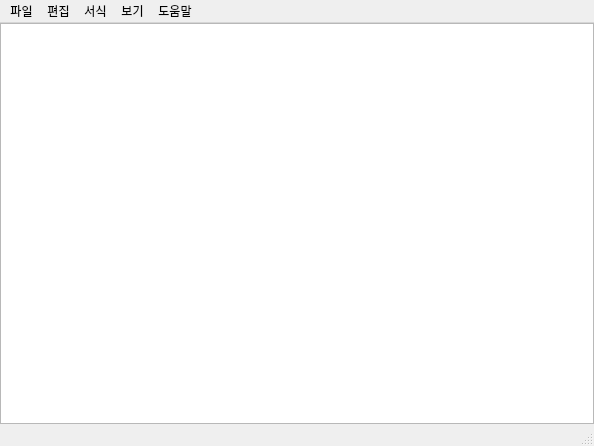
<?xml version="1.0" encoding="UTF-8"?>
<ui version="4.0">
 <class>MainWindow</class>
 <widget class="QMainWindow" name="MainWindow">
  <property name="geometry">
   <rect>
    <x>0</x>
    <y>0</y>
    <width>594</width>
    <height>446</height>
   </rect>
  </property>
  <property name="windowTitle">
   <string>Notepad</string>
  </property>
  <widget class="QWidget" name="centralwidget">
   <layout class="QGridLayout" name="gridLayout">
    <property name="leftMargin">
     <number>0</number>
    </property>
    <property name="topMargin">
     <number>0</number>
    </property>
    <property name="rightMargin">
     <number>0</number>
    </property>
    <property name="bottomMargin">
     <number>0</number>
    </property>
    <item row="0" column="0">
     <layout class="QVBoxLayout" name="verticalLayout_2">
      <item>
       <widget class="QPlainTextEdit" name="plainTextEdit"/>
      </item>
     </layout>
    </item>
   </layout>
  </widget>
  <widget class="QMenuBar" name="menubar">
   <property name="geometry">
    <rect>
     <x>0</x>
     <y>0</y>
     <width>594</width>
     <height>21</height>
    </rect>
   </property>
   <widget class="QMenu" name="menu_file">
    <property name="title">
     <string>파일</string>
    </property>
    <addaction name="action_open"/>
    <addaction name="action_save"/>
    <addaction name="action_saveas"/>
    <addaction name="action_close"/>
   </widget>
   <widget class="QMenu" name="menu_edit">
    <property name="title">
     <string>편집</string>
    </property>
    <addaction name="action_undo"/>
    <addaction name="separator"/>
    <addaction name="action_cut"/>
    <addaction name="action_copy"/>
    <addaction name="action_paste"/>
    <addaction name="separator"/>
    <addaction name="action_find"/>
    <addaction name="action_next_find"/>
    <addaction name="action_prev_find"/>
    <addaction name="action_change"/>
    <addaction name="action_go"/>
    <addaction name="separator"/>
    <addaction name="action_selectAll"/>
    <addaction name="action_datetime"/>
   </widget>
   <widget class="QMenu" name="menu_form">
    <property name="title">
     <string>서식</string>
    </property>
    <addaction name="action_wrap"/>
    <addaction name="action_font"/>
   </widget>
   <widget class="QMenu" name="menu_view">
    <property name="title">
     <string>보기</string>
    </property>
    <widget class="QMenu" name="menu">
     <property name="title">
      <string>확대하기/축소하기</string>
     </property>
     <addaction name="action_zoomIn"/>
     <addaction name="action_zoomOut"/>
     <addaction name="action_zoom_restore"/>
    </widget>
    <addaction name="menu"/>
    <addaction name="action_statusbar_view"/>
   </widget>
   <widget class="QMenu" name="menu_help">
    <property name="title">
     <string>도움말</string>
    </property>
    <addaction name="action_help"/>
    <addaction name="action_info"/>
   </widget>
   <addaction name="menu_file"/>
   <addaction name="menu_edit"/>
   <addaction name="menu_form"/>
   <addaction name="menu_view"/>
   <addaction name="menu_help"/>
  </widget>
  <widget class="QStatusBar" name="statusbar"/>
  <action name="action_open">
   <property name="text">
    <string>열기</string>
   </property>
   <property name="shortcut">
    <string>Ctrl+O</string>
   </property>
  </action>
  <action name="action_save">
   <property name="text">
    <string>저장</string>
   </property>
   <property name="shortcut">
    <string>Ctrl+S</string>
   </property>
  </action>
  <action name="action_saveas">
   <property name="text">
    <string>다른 이름으로 저장</string>
   </property>
   <property name="shortcut">
    <string>Ctrl+Shift+S</string>
   </property>
  </action>
  <action name="action_close">
   <property name="text">
    <string>끝내기</string>
   </property>
  </action>
  <action name="action_undo">
   <property name="text">
    <string>실행 취소</string>
   </property>
   <property name="shortcut">
    <string>Ctrl+Z</string>
   </property>
  </action>
  <action name="action_2">
   <property name="text">
    <string>----------</string>
   </property>
  </action>
  <action name="action_cut">
   <property name="text">
    <string>잘라내기</string>
   </property>
   <property name="shortcut">
    <string>Ctrl+X</string>
   </property>
  </action>
  <action name="action_paste">
   <property name="text">
    <string>붙여 넣기</string>
   </property>
   <property name="shortcut">
    <string>Ctrl+V</string>
   </property>
  </action>
  <action name="action_copy">
   <property name="text">
    <string>복사</string>
   </property>
   <property name="shortcut">
    <string>Ctrl+C</string>
   </property>
  </action>
  <action name="action_find">
   <property name="text">
    <string>찾기</string>
   </property>
   <property name="shortcut">
    <string>Ctrl+F</string>
   </property>
  </action>
  <action name="action_next_find">
   <property name="text">
    <string>다음 찾기</string>
   </property>
   <property name="shortcut">
    <string>F3</string>
   </property>
  </action>
  <action name="action_prev_find">
   <property name="text">
    <string>이전 찾기</string>
   </property>
   <property name="shortcut">
    <string>Shift+F3</string>
   </property>
  </action>
  <action name="action_change">
   <property name="text">
    <string>바꾸기</string>
   </property>
   <property name="shortcut">
    <string>Ctrl+H</string>
   </property>
  </action>
  <action name="action_go">
   <property name="text">
    <string>이동</string>
   </property>
   <property name="shortcut">
    <string>Ctrl+G</string>
   </property>
  </action>
  <action name="action_selectAll">
   <property name="text">
    <string>모두 선택</string>
   </property>
   <property name="shortcut">
    <string>Ctrl+A</string>
   </property>
  </action>
  <action name="action_datetime">
   <property name="text">
    <string>시간/날짜</string>
   </property>
   <property name="shortcut">
    <string>F5</string>
   </property>
  </action>
  <action name="action_wrap">
   <property name="text">
    <string>자동 줄 바꿈</string>
   </property>
  </action>
  <action name="action_font">
   <property name="text">
    <string>글꼴</string>
   </property>
  </action>
  <action name="action_statusbar_view">
   <property name="checkable">
    <bool>true</bool>
   </property>
   <property name="text">
    <string>상태 표시줄</string>
   </property>
  </action>
  <action name="action_help">
   <property name="text">
    <string>도움말 보기</string>
   </property>
  </action>
  <action name="action_zoomIn">
   <property name="text">
    <string>확대</string>
   </property>
   <property name="shortcut">
    <string>Ctrl+=</string>
   </property>
  </action>
  <action name="action_zoomOut">
   <property name="text">
    <string>축소</string>
   </property>
   <property name="shortcut">
    <string>Ctrl+-</string>
   </property>
  </action>
  <action name="action_zoom_restore">
   <property name="text">
    <string>확대하기/축소하기 기본값 복원</string>
   </property>
   <property name="shortcut">
    <string>Ctrl+0</string>
   </property>
  </action>
  <action name="action_info">
   <property name="text">
    <string>메모장 정보</string>
   </property>
  </action>
 </widget>
 <resources/>
 <connections/>
</ui>
